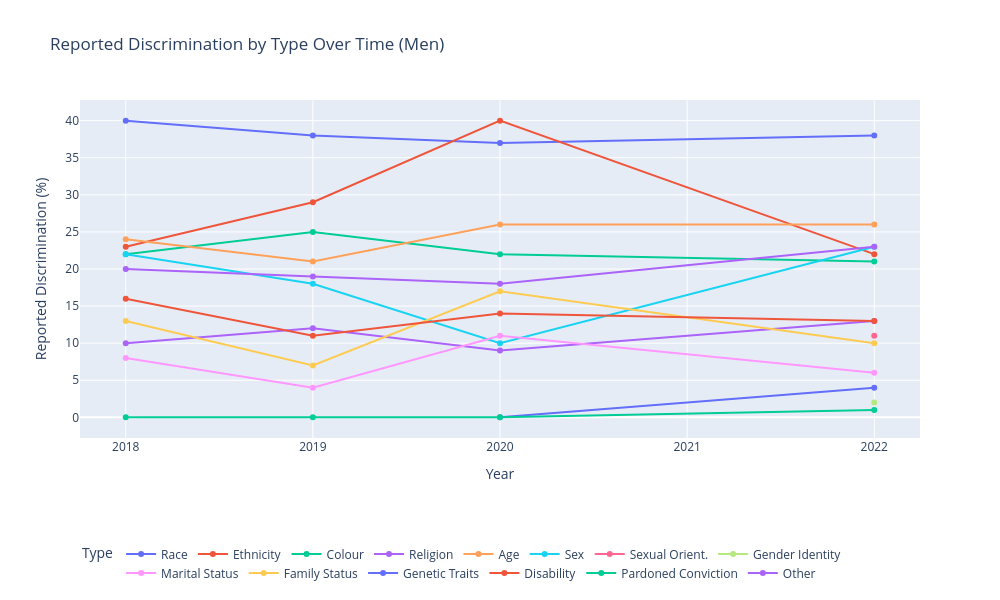

This figure's notebook cell:
### Code cell
# Discrimination Reported Over Time by Type by Men

# Filter Q66-series for men
df_q66 = df[
    (df["question"].str.startswith("Q66")) &
    (df["bycond"] == "Q117 = 1")
].copy()

# Extract full label
df_q66["Discrimination Full"] = df_q66["title_e"].str.extract(
    r"Question 66[a-n]\. Please indicate the type of discrimination you experienced\. (.+)")

# Shorten label manually (clean mapping)
label_map = {
    "Race": "Race",
    "National or ethnic origin": "Ethnicity",
    "Colour": "Colour",
    "Religion": "Religion",
    "Age": "Age",
    "Sex": "Sex",
    "Sexual orientation": "Sexual Orient.",
    "Gender identity or expression (including gender diverse identities or expressions such as transgender, two-spirit, or non-binary)": "Gender Identity",
    "Marital status": "Marital Status",
    "Family status": "Family Status",
    "Genetic characteristics (including a requirement to undergo a genetic test, or disclose the results of a genetic test)": "Genetic Traits",
    "Disability": "Disability",
    "Pardoned conviction or suspended record": "Pardoned Conviction",
    "Other": "Other"
}

df_q66["Discrimination Type"] = df_q66["Discrimination Full"].map(label_map)

# Clean numeric fields
df_q66["Discrimination %"] = pd.to_numeric(df_q66["answer1"], errors="coerce")
df_q66["anscount"] = pd.to_numeric(df_q66["anscount"], errors="coerce")

# Hover label
df_q66["Label"] = (
    "Year: " + df_q66["surveyr"].astype(str) +
    "<br>Type: " + df_q66["Discrimination Type"] +
    "<br>%: " + df_q66["Discrimination %"].astype(str) +
    "<br>anscount: " + df_q66["anscount"].astype(str)
)

# Plot
fig = px.line(
    df_q66,
    x="surveyr",
    y="Discrimination %",
    color="Discrimination Type",
    markers=True,
    hover_name="Label",
    title="Reported Discrimination by Type Over Time (Men)",
    labels={"surveyr": "Year", "Discrimination %": "Reported Discrimination (%)"}
)

# Adjust layout
fig.update_layout(
    hovermode="x unified",
    xaxis=dict(dtick=1),
    yaxis=dict(title="Reported Discrimination (%)"),
    legend_title_text="Type",
    width=1000,
    height=600,
    legend=dict(orientation="h", y=-0.3)
)

fig.show()

### Figure 1 — Plotly figure (JSON) as saved in the notebook; plotly's stock layout.template omitted (floating-point values rounded to 4 significant figures)
{"data": [{"hovertemplate": "<b>%{hovertext}</b><br><br>Discrimination Type=Race<br>Year=%{x}<br>Reported Discrimination (%)=%{y}<extra></extra>", "hovertext": ["Year: 2022<br>Type: Race<br>%: 38<br>anscount: 115.0", "Year: 2020<br>Type: Race<br>%: 37<br>anscount: 88.0", "Year: 2019<br>Type: Race<br>%: 38<br>anscount: 118.0", "Year: 2018<br>Type: Race<br>%: 40<br>anscount: 98.0"], "legendgroup": "Race", "line": {"color": "#636efa", "dash": "solid"}, "marker": {"symbol": "circle"}, "mode": "lines+markers", "name": "Race", "orientation": "v", "showlegend": true, "type": "scatter", "x": [2022, 2020, 2019, 2018], "xaxis": "x", "y": [38, 37, 38, 40], "yaxis": "y"}, {"hovertemplate": "<b>%{hovertext}</b><br><br>Discrimination Type=Ethnicity<br>Year=%{x}<br>Reported Discrimination (%)=%{y}<extra></extra>", "hovertext": ["Year: 2022<br>Type: Ethnicity<br>%: 22<br>anscount: 115.0", "Year: 2020<br>Type: Ethnicity<br>%: 40<br>anscount: 88.0", "Year: 2019<br>Type: Ethnicity<br>%: 29<br>anscount: 118.0", "Year: 2018<br>Type: Ethnicity<br>%: 23<br>anscount: 98.0"], "legendgroup": "Ethnicity", "line": {"color": "#EF553B", "dash": "solid"}, "marker": {"symbol": "circle"}, "mode": "lines+markers", "name": "Ethnicity", "orientation": "v", "showlegend": true, "type": "scatter", "x": [2022, 2020, 2019, 2018], "xaxis": "x", "y": [22, 40, 29, 23], "yaxis": "y"}, {"hovertemplate": "<b>%{hovertext}</b><br><br>Discrimination Type=Colour<br>Year=%{x}<br>Reported Discrimination (%)=%{y}<extra></extra>", "hovertext": ["Year: 2022<br>Type: Colour<br>%: 21<br>anscount: 115.0", "Year: 2020<br>Type: Colour<br>%: 22<br>anscount: 88.0", "Year: 2019<br>Type: Colour<br>%: 25<br>anscount: 118.0", "Year: 2018<br>Type: Colour<br>%: 22<br>anscount: 98.0"], "legendgroup": "Colour", "line": {"color": "#00cc96", "dash": "solid"}, "marker": {"symbol": "circle"}, "mode": "lines+markers", "name": "Colour", "orientation": "v", "showlegend": true, "type": "scatter", "x": [2022, 2020, 2019, 2018], "xaxis": "x", "y": [21, 22, 25, 22], "yaxis": "y"}, {"hovertemplate": "<b>%{hovertext}</b><br><br>Discrimination Type=Religion<br>Year=%{x}<br>Reported Discrimination (%)=%{y}<extra></extra>", "hovertext": ["Year: 2022<br>Type: Religion<br>%: 13<br>anscount: 115.0", "Year: 2020<br>Type: Religion<br>%: 9<br>anscount: 88.0", "Year: 2019<br>Type: Religion<br>%: 12<br>anscount: 118.0", "Year: 2018<br>Type: Religion<br>%: 10<br>anscount: 98.0"], "legendgroup": "Religion", "line": {"color": "#ab63fa", "dash": "solid"}, "marker": {"symbol": "circle"}, "mode": "lines+markers", "name": "Religion", "orientation": "v", "showlegend": true, "type": "scatter", "x": [2022, 2020, 2019, 2018], "xaxis": "x", "y": [13, 9, 12, 10], "yaxis": "y"}, {"hovertemplate": "<b>%{hovertext}</b><br><br>Discrimination Type=Age<br>Year=%{x}<br>Reported Discrimination (%)=%{y}<extra></extra>", "hovertext": ["Year: 2022<br>Type: Age<br>%: 26<br>anscount: 115.0", "Year: 2020<br>Type: Age<br>%: 26<br>anscount: 88.0", "Year: 2019<br>Type: Age<br>%: 21<br>anscount: 118.0", "Year: 2018<br>Type: Age<br>%: 24<br>anscount: 98.0"], "legendgroup": "Age", "line": {"color": "#FFA15A", "dash": "solid"}, "marker": {"symbol": "circle"}, "mode": "lines+markers", "name": "Age", "orientation": "v", "showlegend": true, "type": "scatter", "x": [2022, 2020, 2019, 2018], "xaxis": "x", "y": [26, 26, 21, 24], "yaxis": "y"}, {"hovertemplate": "<b>%{hovertext}</b><br><br>Discrimination Type=Sex<br>Year=%{x}<br>Reported Discrimination (%)=%{y}<extra></extra>", "hovertext": ["Year: 2022<br>Type: Sex<br>%: 23<br>anscount: 115.0", "Year: 2020<br>Type: Sex<br>%: 10<br>anscount: 88.0", "Year: 2019<br>Type: Sex<br>%: 18<br>anscount: 118.0", "Year: 2018<br>Type: Sex<br>%: 22<br>anscount: 98.0"], "legendgroup": "Sex", "line": {"color": "#19d3f3", "dash": "solid"}, "marker": {"symbol": "circle"}, "mode": "lines+markers", "name": "Sex", "orientation": "v", "showlegend": true, "type": "scatter", "x": [2022, 2020, 2019, 2018], "xaxis": "x", "y": [23, 10, 18, 22], "yaxis": "y"}, {"hovertemplate": "<b>%{hovertext}</b><br><br>Discrimination Type=Sexual Orient.<br>Year=%{x}<br>Reported Discrimination (%)=%{y}<extra></extra>", "hovertext": ["Year: 2022<br>Type: Sexual Orient.<br>%: 11<br>anscount: 115.0"], "legendgroup": "Sexual Orient.", "line": {"color": "#FF6692", "dash": "solid"}, "marker": {"symbol": "circle"}, "mode": "lines+markers", "name": "Sexual Orient.", "orientation": "v", "showlegend": true, "type": "scatter", "x": [2022], "xaxis": "x", "y": [11], "yaxis": "y"}, {"hovertemplate": "<b>%{hovertext}</b><br><br>Discrimination Type=Gender Identity<br>Year=%{x}<br>Reported Discrimination (%)=%{y}<extra></extra>", "hovertext": ["Year: 2022<br>Type: Gender Identity<br>%: 2<br>anscount: 115.0"], "legendgroup": "Gender Identity", "line": {"color": "#B6E880", "dash": "solid"}, "marker": {"symbol": "circle"}, "mode": "lines+markers", "name": "Gender Identity", "orientation": "v", "showlegend": true, "type": "scatter", "x": [2022], "xaxis": "x", "y": [2], "yaxis": "y"}, {"hovertemplate": "<b>%{hovertext}</b><br><br>Discrimination Type=Marital Status<br>Year=%{x}<br>Reported Discrimination (%)=%{y}<extra></extra>", "hovertext": ["Year: 2022<br>Type: Marital Status<br>%: 6<br>anscount: 115.0", "Year: 2020<br>Type: Marital Status<br>%: 11<br>anscount: 88.0", "Year: 2019<br>Type: Marital Status<br>%: 4<br>anscount: 118.0", "Year: 2018<br>Type: Marital Status<br>%: 8<br>anscount: 98.0"], "legendgroup": "Marital Status", "line": {"color": "#FF97FF", "dash": "solid"}, "marker": {"symbol": "circle"}, "mode": "lines+markers", "name": "Marital Status", "orientation": "v", "showlegend": true, "type": "scatter", "x": [2022, 2020, 2019, 2018], "xaxis": "x", "y": [6, 11, 4, 8], "yaxis": "y"}, {"hovertemplate": "<b>%{hovertext}</b><br><br>Discrimination Type=Family Status<br>Year=%{x}<br>Reported Discrimination (%)=%{y}<extra></extra>", "hovertext": ["Year: 2022<br>Type: Family Status<br>%: 10<br>anscount: 115.0", "Year: 2020<br>Type: Family Status<br>%: 17<br>anscount: 88.0", "Year: 2019<br>Type: Family Status<br>%: 7<br>anscount: 118.0", "Year: 2018<br>Type: Family Status<br>%: 13<br>anscount: 98.0"], "legendgroup": "Family Status", "line": {"color": "#FECB52", "dash": "solid"}, "marker": {"symbol": "circle"}, "mode": "lines+markers", "name": "Family Status", "orientation": "v", "showlegend": true, "type": "scatter", "x": [2022, 2020, 2019, 2018], "xaxis": "x", "y": [10, 17, 7, 13], "yaxis": "y"}, {"hovertemplate": "<b>%{hovertext}</b><br><br>Discrimination Type=Genetic Traits<br>Year=%{x}<br>Reported Discrimination (%)=%{y}<extra></extra>", "hovertext": ["Year: 2022<br>Type: Genetic Traits<br>%: 4<br>anscount: 115.0", "Year: 2020<br>Type: Genetic Traits<br>%: 0<br>anscount: 88.0"], "legendgroup": "Genetic Traits", "line": {"color": "#636efa", "dash": "solid"}, "marker": {"symbol": "circle"}, "mode": "lines+markers", "name": "Genetic Traits", "orientation": "v", "showlegend": true, "type": "scatter", "x": [2022, 2020], "xaxis": "x", "y": [4, 0], "yaxis": "y"}, {"hovertemplate": "<b>%{hovertext}</b><br><br>Discrimination Type=Disability<br>Year=%{x}<br>Reported Discrimination (%)=%{y}<extra></extra>", "hovertext": ["Year: 2022<br>Type: Disability<br>%: 13<br>anscount: 115.0", "Year: 2020<br>Type: Disability<br>%: 14<br>anscount: 88.0", "Year: 2019<br>Type: Disability<br>%: 11<br>anscount: 118.0", "Year: 2018<br>Type: Disability<br>%: 16<br>anscount: 98.0"], "legendgroup": "Disability", "line": {"color": "#EF553B", "dash": "solid"}, "marker": {"symbol": "circle"}, "mode": "lines+markers", "name": "Disability", "orientation": "v", "showlegend": true, "type": "scatter", "x": [2022, 2020, 2019, 2018], "xaxis": "x", "y": [13, 14, 11, 16], "yaxis": "y"}, {"hovertemplate": "<b>%{hovertext}</b><br><br>Discrimination Type=Pardoned Conviction<br>Year=%{x}<br>Reported Discrimination (%)=%{y}<extra></extra>", "hovertext": ["Year: 2022<br>Type: Pardoned Conviction<br>%: 1<br>anscount: 115.0", "Year: 2020<br>Type: Pardoned Conviction<br>%: 0<br>anscount: 88.0", "Year: 2019<br>Type: Pardoned Conviction<br>%: 0<br>anscount: 118.0", "Year: 2018<br>Type: Pardoned Conviction<br>%: 0<br>anscount: 98.0"], "legendgroup": "Pardoned Conviction", "line": {"color": "#00cc96", "dash": "solid"}, "marker": {"symbol": "circle"}, "mode": "lines+markers", "name": "Pardoned Conviction", "orientation": "v", "showlegend": true, "type": "scatter", "x": [2022, 2020, 2019, 2018], "xaxis": "x", "y": [1, 0, 0, 0], "yaxis": "y"}, {"hovertemplate": "<b>%{hovertext}</b><br><br>Discrimination Type=Other<br>Year=%{x}<br>Reported Discrimination (%)=%{y}<extra></extra>", "hovertext": ["Year: 2022<br>Type: Other<br>%: 23<br>anscount: 115.0", "Year: 2020<br>Type: Other<br>%: 18<br>anscount: 88.0", "Year: 2019<br>Type: Other<br>%: 19<br>anscount: 118.0", "Year: 2018<br>Type: Other<br>%: 20<br>anscount: 98.0"], "legendgroup": "Other", "line": {"color": "#ab63fa", "dash": "solid"}, "marker": {"symbol": "circle"}, "mode": "lines+markers", "name": "Other", "orientation": "v", "showlegend": true, "type": "scatter", "x": [2022, 2020, 2019, 2018], "xaxis": "x", "y": [23, 18, 19, 20], "yaxis": "y"}], "layout": {"height": 600, "hovermode": "x unified", "legend": {"orientation": "h", "title": {"text": "Type"}, "tracegroupgap": 0, "y": -0.3}, "title": {"text": "Reported Discrimination by Type Over Time (Men)"}, "width": 1000, "xaxis": {"anchor": "y", "domain": [0, 1], "dtick": 1, "title": {"text": "Year"}}, "yaxis": {"anchor": "x", "domain": [0, 1], "title": {"text": "Reported Discrimination (%)"}}}}
